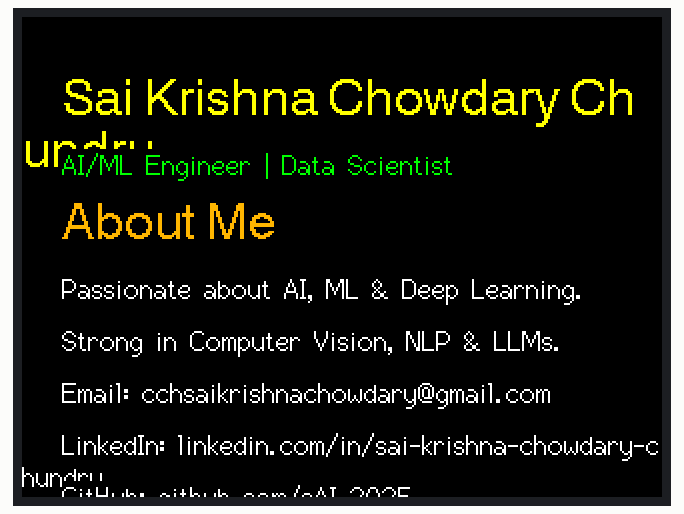
A sketch run on a simulated ESP32. Shown: 320×240 colour display.

Above: at 0.4 s.

The sketch:

TFT_protifolio.ino
```cpp
#include <TFT_eSPI.h>
#include <SPI.h>

TFT_eSPI tft = TFT_eSPI();

#define BG_COLOR        TFT_BLACK
#define HEADER_COLOR    TFT_YELLOW
#define SKILL_COLOR     TFT_GREEN
#define FOOTER_COLOR    TFT_ORANGE
#define BIO_COLOR       TFT_WHITE
#define TEXT_COLOR      TFT_WHITE
#define PROJECT_COLOR   TFT_CYAN
#define ACHIEVEMENT_COLOR TFT_MAGENTA
#define RESEARCH_COLOR  TFT_BLUE

struct PortfolioEntry {
  String text;
  uint8_t fontSize;
  uint16_t color;
  uint8_t fontNumber;
};

PortfolioEntry portfolio[] = {
  {"Sai Krishna Chowdary Chundru", 4, HEADER_COLOR, 4},
  {"AI/ML Engineer | Data Scientist", 3, SKILL_COLOR, 2},
  {"About Me", 3, FOOTER_COLOR, 4},
  {"Passionate about AI, ML & Deep Learning.", 2, BIO_COLOR, 2},
  {"Strong in Computer Vision, NLP & LLMs.", 2, BIO_COLOR, 2},
  {"Email: cchsaikrishnachowdary@gmail.com", 2, TEXT_COLOR, 2},
  {"LinkedIn: linkedin.com/in/sai-krishna-chowdary-chundru", 2, TEXT_COLOR, 2},
  {"GitHub: github.com/sAI-2025", 2, TEXT_COLOR, 2},
  {"Skills", 3, FOOTER_COLOR, 4},
  {"Python, C, SQL, ML, DL, CV, NLP, LLMs", 2, SKILL_COLOR, 2},
  {"TensorFlow, PyTorch, OpenCV, HuggingFace", 2, SKILL_COLOR, 2},
  {"AWS, Docker, Flask, Git, Google Colab", 2, SKILL_COLOR, 2},
  {"Projects", 3, FOOTER_COLOR, 4},
  {"Pneumonia Detection - AI X-ray analysis (91%)", 2, PROJECT_COLOR, 2},
  {"BioBERT: NLP for medical text extraction", 2, PROJECT_COLOR, 2},
  {"Pothole Detection: YOLOv5-based CV", 2, PROJECT_COLOR, 2},
  {"OCT Retinal Disease Classification (98.4%)", 2, PROJECT_COLOR, 2},
  {"Liver Segmentation (U-Net, 97.6% IOU)", 2, PROJECT_COLOR, 2},
  {"Achievements", 3, FOOTER_COLOR, 4},
  {"IIT Madras Road Safety Hackathon Winner", 2, ACHIEVEMENT_COLOR, 2},
  {"New India Vibrant Hackathon Runner-up", 2, ACHIEVEMENT_COLOR, 2},
  {"Research Interests", 3, FOOTER_COLOR, 4},
  {"AI in Medical Imaging & Healthcare", 2, RESEARCH_COLOR, 2},
  {"AI-driven Autonomous Drones for Delivery", 2, RESEARCH_COLOR, 2},
  {"LLMs in Biomedical Science", 2, RESEARCH_COLOR, 2},
  {"Smart Vending Machines & IoT AI", 2, RESEARCH_COLOR, 2},
};

int numEntries = sizeof(portfolio) / sizeof(portfolio[0]);
int scrollIndex = 0;
int scrollOffset = 0;

void setup() {
  Serial.begin(921600);
  tft.init();
  tft.setRotation(1);
  tft.fillScreen(BG_COLOR);
}

void loop() {
  tft.fillScreen(BG_COLOR);

  int y = 30 - scrollOffset;
  for (int i = scrollIndex; i < numEntries; i++) {
    tft.setTextColor(portfolio[i].color, BG_COLOR);
    tft.setTextFont(portfolio[i].fontNumber);
    tft.setCursor(20, y);
    tft.print(portfolio[i].text);

    y += tft.fontHeight(portfolio[i].fontNumber) + 10;

    if (y > tft.height()) break;
  }

  scrollOffset += 2;
  if (scrollOffset >= tft.fontHeight(portfolio[scrollIndex].fontNumber) + 10) {
    scrollOffset = 0;
    scrollIndex++;
    if (scrollIndex >= numEntries) scrollIndex = 0;
  }

  delay(60000000);
}
```
